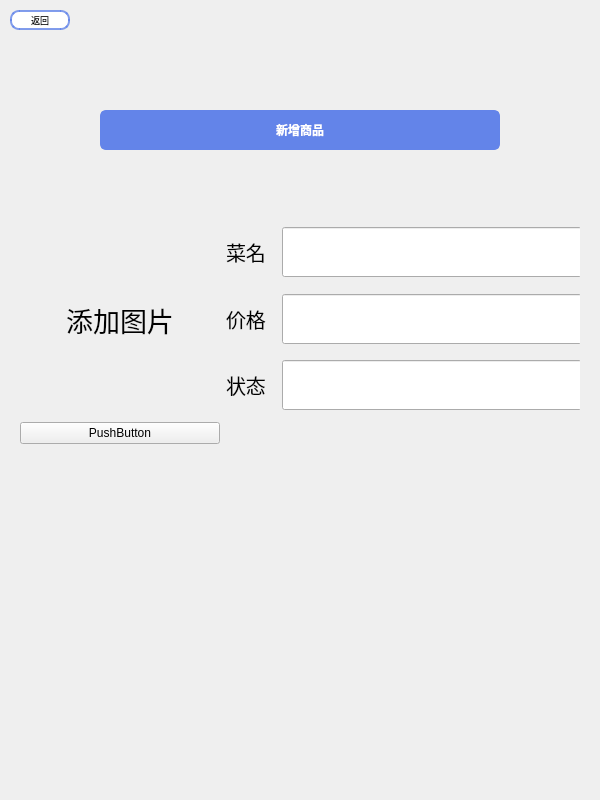
<?xml version="1.0" encoding="UTF-8"?>
<ui version="4.0">
 <class>dishchange</class>
 <widget class="QWidget" name="dishchange">
  <property name="geometry">
   <rect>
    <x>0</x>
    <y>0</y>
    <width>600</width>
    <height>800</height>
   </rect>
  </property>
  <property name="minimumSize">
   <size>
    <width>600</width>
    <height>800</height>
   </size>
  </property>
  <property name="windowTitle">
   <string>果粒橙外卖-商家端</string>
  </property>
  <property name="windowIcon">
   <iconset resource="../Image.qrc">
    <normaloff>:/image/lt_cml.jpg</normaloff>:/image/lt_cml.jpg</iconset>
  </property>
  <widget class="QLabel" name="label_5">
   <property name="geometry">
    <rect>
     <x>0</x>
     <y>0</y>
     <width>600</width>
     <height>800</height>
    </rect>
   </property>
   <property name="styleSheet">
    <string notr="true">background-image: url(:/image/bg_2.png);</string>
   </property>
   <property name="text">
    <string/>
   </property>
  </widget>
  <widget class="QPushButton" name="pushButton_back">
   <property name="geometry">
    <rect>
     <x>10</x>
     <y>10</y>
     <width>60</width>
     <height>20</height>
    </rect>
   </property>
   <property name="minimumSize">
    <size>
     <width>60</width>
     <height>20</height>
    </size>
   </property>
   <property name="maximumSize">
    <size>
     <width>60</width>
     <height>20</height>
    </size>
   </property>
   <property name="font">
    <font>
     <family>Microsoft YaHei</family>
     <pointsize>-1</pointsize>
    </font>
   </property>
   <property name="styleSheet">
    <string notr="true">QPushButton {
    background-color: #ffffff; /* 默认背景色，使用 #fad37f */
    border: 2px solid rgba(99, 132, 233, 0.8); /* 边框颜色 */
    border-radius: 9px; /* 圆角 */
    color: #000000; /* 文本颜色，黑色 */
    font-size: 9px;
}

QPushButton:hover {
	color:#ffffff;
    background-color: rgba(99, 132, 233, 0.8); /* 悬浮时背景颜色 */
    border: none; /* 悬浮时无边框 */
}

QPushButton:pressed {
    background-color: #b0c4de; /* 按下时背景颜色，稍微偏亮的蓝色 */
    border-color: #4682b4; /* 按下时边框颜色 */
    transform: scale(0.95); /* 按下时按钮略微缩小 */
}</string>
   </property>
   <property name="text">
    <string>返回</string>
   </property>
  </widget>
  <widget class="QPushButton" name="pushButton">
   <property name="geometry">
    <rect>
     <x>100</x>
     <y>110</y>
     <width>400</width>
     <height>40</height>
    </rect>
   </property>
   <property name="minimumSize">
    <size>
     <width>400</width>
     <height>40</height>
    </size>
   </property>
   <property name="maximumSize">
    <size>
     <width>400</width>
     <height>40</height>
    </size>
   </property>
   <property name="font">
    <font>
     <pointsize>-1</pointsize>
     <bold>true</bold>
    </font>
   </property>
   <property name="styleSheet">
    <string notr="true">QPushButton {
    background-color: #6384e9; /* 默认背景色，蓝色 */
    border: 2px solid #6384e9; /* 边框颜色与背景色相同 */
    border-radius: 6px; /* 圆角 */
    color: #ffffff; /* 文本颜色，白色 */
    font-size: 12px;
}

QPushButton:hover {
    background-color: #5076c6; /* 悬浮时背景色变深 */
    border: 2px solid #5076c6; /* 悬浮时边框颜色变深 */
}

QPushButton:pressed {
    background-color: #3a5d8f; /* 按下时背景色变得更深 */
    border-color: #3a5d8f; /* 按下时边框颜色变得更深 */
    transform: scale(0.95); /* 按下时按钮略微缩小 */
}
</string>
   </property>
   <property name="text">
    <string>新增商品</string>
   </property>
  </widget>
  <widget class="QWidget" name="layoutWidget">
   <property name="geometry">
    <rect>
     <x>20</x>
     <y>220</y>
     <width>560</width>
     <height>224</height>
    </rect>
   </property>
   <layout class="QGridLayout" name="gridLayout">
    <item row="2" column="1">
     <widget class="QLabel" name="label_4">
      <property name="minimumSize">
       <size>
        <width>50</width>
        <height>30</height>
       </size>
      </property>
      <property name="maximumSize">
       <size>
        <width>50</width>
        <height>30</height>
       </size>
      </property>
      <property name="font">
       <font>
        <pointsize>15</pointsize>
       </font>
      </property>
      <property name="text">
       <string>状态</string>
      </property>
     </widget>
    </item>
    <item row="2" column="2">
     <widget class="QLineEdit" name="lineEdit_3">
      <property name="minimumSize">
       <size>
        <width>300</width>
        <height>50</height>
       </size>
      </property>
      <property name="maximumSize">
       <size>
        <width>300</width>
        <height>50</height>
       </size>
      </property>
     </widget>
    </item>
    <item row="0" column="1">
     <widget class="QLabel" name="label_2">
      <property name="minimumSize">
       <size>
        <width>50</width>
        <height>30</height>
       </size>
      </property>
      <property name="maximumSize">
       <size>
        <width>50</width>
        <height>30</height>
       </size>
      </property>
      <property name="font">
       <font>
        <pointsize>15</pointsize>
       </font>
      </property>
      <property name="text">
       <string>菜名</string>
      </property>
     </widget>
    </item>
    <item row="0" column="0" rowspan="3">
     <widget class="QLabel" name="label">
      <property name="minimumSize">
       <size>
        <width>200</width>
        <height>200</height>
       </size>
      </property>
      <property name="maximumSize">
       <size>
        <width>200</width>
        <height>200</height>
       </size>
      </property>
      <property name="font">
       <font>
        <pointsize>20</pointsize>
       </font>
      </property>
      <property name="text">
       <string>添加图片</string>
      </property>
      <property name="alignment">
       <set>Qt::AlignmentFlag::AlignCenter</set>
      </property>
     </widget>
    </item>
    <item row="0" column="2">
     <widget class="QLineEdit" name="lineEdit_dish">
      <property name="minimumSize">
       <size>
        <width>300</width>
        <height>50</height>
       </size>
      </property>
      <property name="maximumSize">
       <size>
        <width>300</width>
        <height>50</height>
       </size>
      </property>
     </widget>
    </item>
    <item row="1" column="1">
     <widget class="QLabel" name="label_3">
      <property name="minimumSize">
       <size>
        <width>50</width>
        <height>30</height>
       </size>
      </property>
      <property name="maximumSize">
       <size>
        <width>50</width>
        <height>30</height>
       </size>
      </property>
      <property name="font">
       <font>
        <pointsize>15</pointsize>
       </font>
      </property>
      <property name="text">
       <string>价格</string>
      </property>
     </widget>
    </item>
    <item row="1" column="2">
     <widget class="QLineEdit" name="lineEdit_price">
      <property name="minimumSize">
       <size>
        <width>300</width>
        <height>50</height>
       </size>
      </property>
      <property name="maximumSize">
       <size>
        <width>300</width>
        <height>50</height>
       </size>
      </property>
     </widget>
    </item>
    <item row="3" column="0">
     <widget class="QPushButton" name="pushButton_2">
      <property name="text">
       <string>PushButton</string>
      </property>
     </widget>
    </item>
   </layout>
  </widget>
 </widget>
 <resources>
  <include location="../Image.qrc"/>
 </resources>
 <connections/>
</ui>
